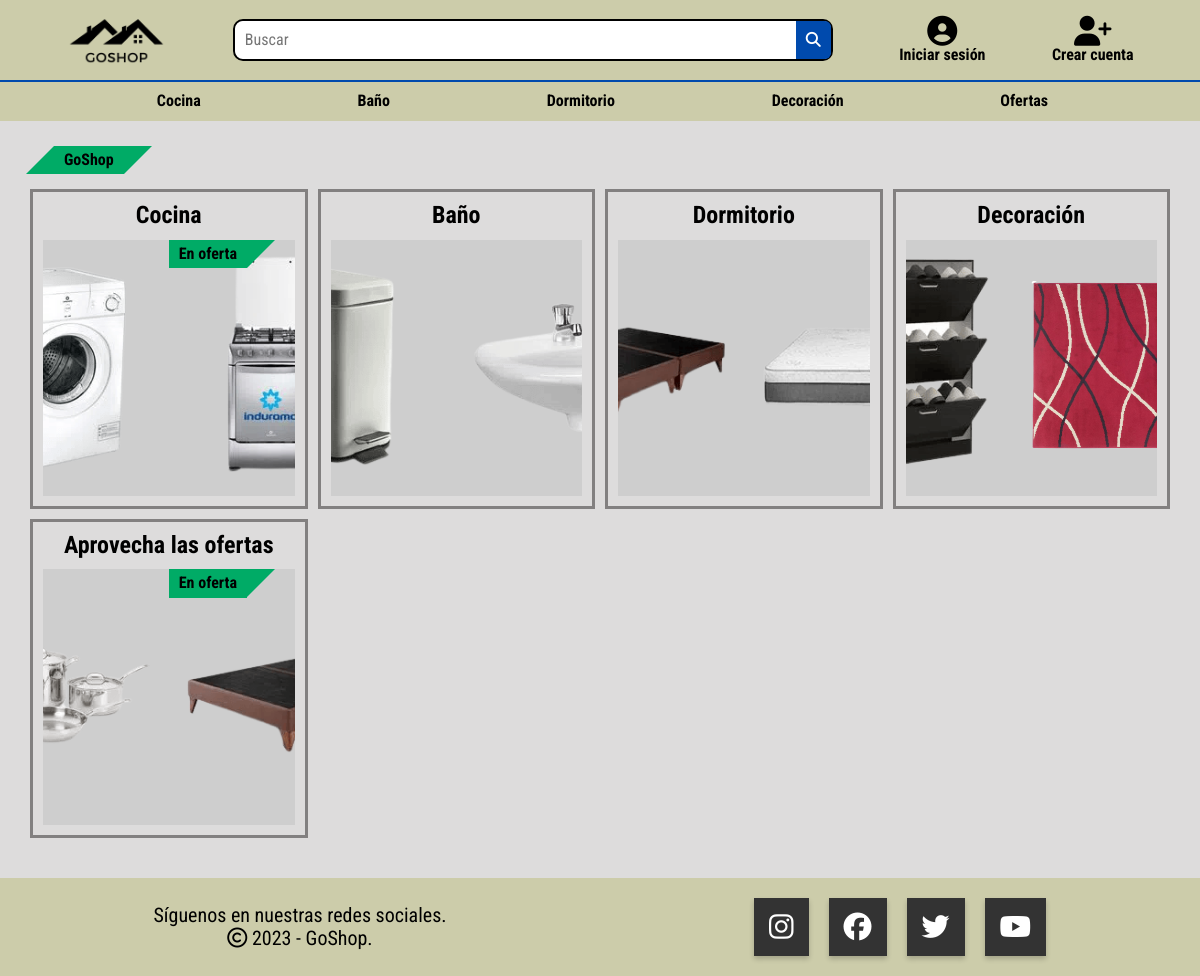
The page / on the database its author committed.
### Ventas_Retail/models.py (models this page shows, shortened)
class Product(models.Model):
    name = models.CharField(max_length=200)
    category = models.ForeignKey(ProductCategory, on_delete=models.CASCADE)
    description = models.TextField(blank=True)
    price = models.FloatField()
    stock = models.IntegerField(default=20)
    image = models.ImageField(upload_to='shop')
    on_sale = models.BooleanField(default=False, blank=True)
    sale_price = models.FloatField(blank=True, null=True)
    created_at = models.DateTimeField(auto_now_add=True)
    updated_at = models.DateTimeField(auto_now=True)
    class Meta:
        db_table = 'product'
        verbose_name = 'product'
        verbose_name_plural = 'products'

### Ventas_Retail/views.py (the view, shortened to what this page needs)
# urls.py: path('', views.shop, name='shop'),
def shop(request):
    if request.method == 'GET':
        products_kitchen = Product.objects.filter(category_id='Kitchen')[:4]
        products_bathroom = Product.objects.filter(category_id='Bathroom')[:4]
        products_bedroom = Product.objects.filter(category_id='Bedroom')[:4]
        products_decor = Product.objects.filter(category_id='Decor')[:4]
        products_offer = Product.objects.filter(on_sale=True)[:4]
        products = {'kitchen': products_kitchen, 'bathroom': products_bathroom, 'bedroom': products_bedroom, 'decor': products_decor, 'offer': products_offer}
        return render(request, 'shop.html', {'products': products})

### Ventas_Retail/templates/shop.html (shortened to what this page needs)
{% extends 'base.html' %}
{% load static %}
{% block css %}<link rel="stylesheet" type="text/css" href="{% static 'css/shop.css' %}">{% endblock %}
{% block content %}
<section class="site-main__section">
    <div class="breadcumb">
        <div class="breadcumb-div"><a href="{% url 'shop' %}"><b>GoShop</b></a></div>
    </div>
    <div class="site-main__div">
        <div class="slider-container">
            <h2 class="title">Cocina</h1>
            <div class="slider-frame">
                <ul>
                    {% for product in products.kitchen %}
                    <li>
                        {% if product.on_sale %}
                        <span class="text-on_sale"><b>En oferta</b></span>
                        {% endif %}
                        <a href="{% url 'kitchen' %}"><img src="{{product.image.url}}"></a>
                    </li>
                    {% endfor %}
                </ul>
            </div>
        </div>
        <div class="slider-container">
            <h2 class="title">Baño</h1>
            <div class="slider-frame">
                <ul>
                    {% for product in products.bathroom %}
                    <li>
                        <a href="bathroom"><img src="{{product.image.url}}"></a>
                    </li>
                    {% endfor %}
                </ul>
            </div>
        </div>
        <div class="slider-container">
            <h2 class="title">Dormitorio</h1>
            <div class="slider-frame">
                <ul>
                    {% for product in products.bedroom %}
                    <li>
                        <a href="bedroom"><img src="{{product.image.url}}"></a>
                    </li>
                    {% endfor %}
                </ul>
            </div>
        </div>
        <div class="slider-container">
            <h2 class="title">Decoración</h2>
            <div class="slider-frame">
                <ul>
                    {% for product in products.decor %}
                    <li>
                        <a href="decor"><img src="{{product.image.url}}"></a>
                    </li>
                    {% endfor %}
                </ul>
            </div>
        </div>
        <div class="slider-container">
            <h2 class="title">Aprovecha las ofertas</h2>
            <div class="slider-frame">
                <ul>
                    {% for product in products.offer %}
                    <li>
                        <span class="text-on_sale"><b>En oferta</b></span>
                        <a href="offers"><img src="{{product.image.url}}"></a>
                    </li>
                    {% endfor %}
                </ul>
            </div>
        </div>
    </div>
</section>
{% endblock %}

### Ventas_Retail/static/css/base.css (style rules this page uses)
* { font-family: 'Montserrat', sans-serif; font-family: 'PT Serif', serif; font-family: 'Roboto Condensed', sans-serif; }
body { display: flex; flex-direction: column; background-color: #dddcdc; }
.breadcumb { display: flex; padding: 5px 10px; margin-bottom: 10px; width: fit-content; }
.breadcumb-div::before { content: ""; margin-top: -5px; margin-left: -38px; position: absolute; border-top: 14px solid transparent; border-right: 14px solid #00ab66; border-bottom: 14px solid #00ab66; border-left: 14px solid transparent; }
.breadcumb-div { background-color: #00ab66; padding: 5px 10px; margin-right: 10px; margin-left: 14px; }
.breadcumb-div a { text-decoration: none; color: #000; }
.breadcumb-div::after { content: ""; margin-top: -5px; margin-left: 10px; position: absolute; border-top: 14px solid #00ab66; border-right: 14px solid transparent; border-bottom: 14px solid transparent; border-left: 14px solid #00ab66; }

### Ventas_Retail/static/css/shop.css (style rules this page uses)
.site-main__section { position: relative; display: flex; flex-direction: column; padding: 0 10px; margin-bottom: 20px; }
.title { text-align: center; color: #000; margin-bottom: 10px; }
.site-main__div { display: grid; grid-template-columns: repeat(4, 1fr); gap: 10px; width: 100%; }
.slider-container { display: flex; flex-direction: column; justify-self: center; border: 3px solid #828080; padding: 10px; }
.slider-frame { position: relative; display: flex; background-color: #cecece; flex-direction: column; align-items: center; justify-content: center; width: 100%; height: 100%; overflow: hidden; }
.slider-frame ul { position: relative; display: flex; align-items: center; width: 400%; animation: slide 15s infinite ease-in-out; }
.slider-frame li { position: relative; width: 100%; list-style: none; }
.slider-frame img { object-fit: contain; width: 100%; }
.text-on_sale { position: absolute; top: 0; left: 0; padding: 5px 10px; background-color: #00ab66; user-select: none; }
.text-on_sale::after { content: ""; margin-top: -5px; margin-left: 10px; position: absolute; border-top: 14px solid #00ab66; border-right: 14px solid transparent; border-bottom: 14px solid transparent; border-left: 14px solid #00ab66; }

### rows shown on the page
Product: image (picture)
Product: on_sale "En oferta", image (picture)
Product: image (picture)
Product: image (picture)
Product: image (picture)
Product: image (picture)
Product: image (picture)
Product: image (picture)
Product: image (picture)
